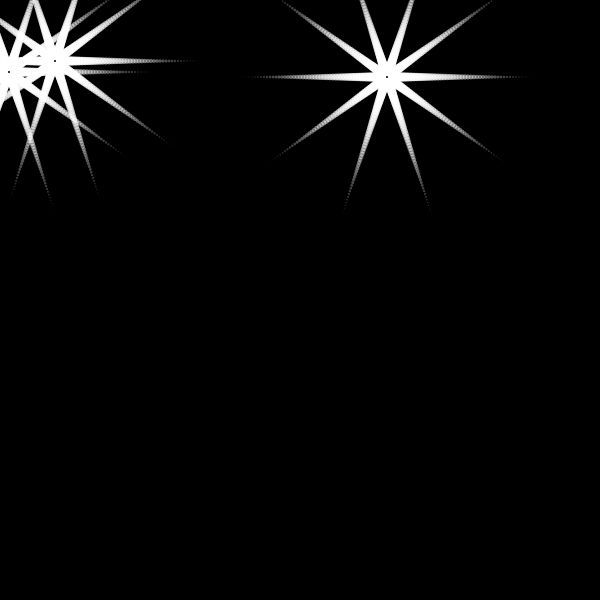
Frame 1 (no input)
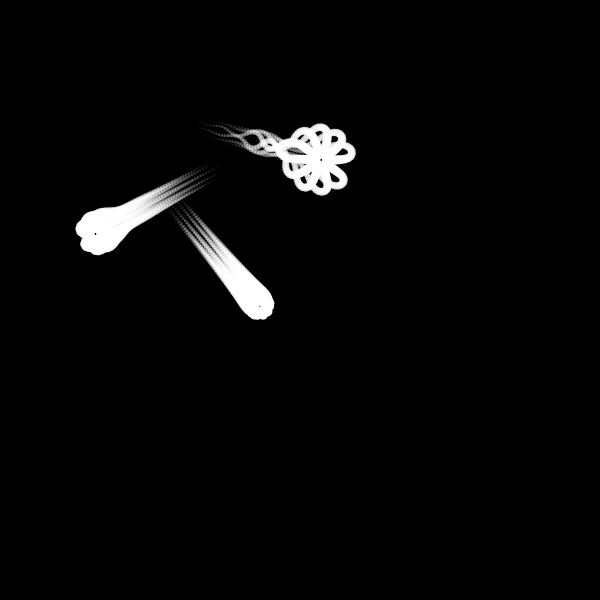
Frame 60 (the mouse pressed at the canvas centre just before this capture)
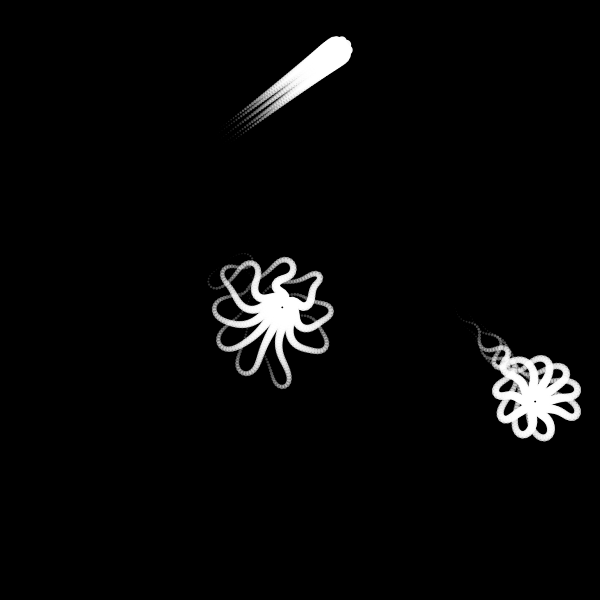
Frame 120 (the mouse held since frame 60 and released just before this capture)

The Processing sketch that drew these frames (run headless with seeded random() and noise(); from frame 60 on, the mouse is pressed at the canvas centre):

// Processing sketch: processing_170916
// ── processing_170916.pde

/*
    Medusa, Denis Hovart, 2011
    License CC BY 2.0
    http://creativecommons.org/licenses/by/2.0/
*/
 
Creature[] c;
 
void setup() {
  size(600, 600);
  c = new Creature[0];
  for(int a=0;a<3;a++){
  new Creature( new PVector(int(random(width)), int(random(height)) / 2), 12, 12, 10, 50, 10, 3 );
  }
}
  
void draw() {
  background(0);
  for(int a=0;a<c.length;a++){
  c[a].update();
// c[a].draw();
  }
}
 
  
// From Robert Penner's easing equations
static class Penner {
  // time, beginning position, change in position, and duration
  static float easeInOutExpo(float t, float b, float c, float d) {
    if (t==0) return b;
    if (t==d) return b+c;
    if ((t/=d/2) < 1) return c/2 * pow(2, 10 * (t - 1)) + b;
    return c/2 * (-pow(2, -10 * --t) + 2) + b;
  }
};
  
class TentaclePart {
  PVector position;
  float width;
  float height;
  color clr;
};
  
class Tentacle {
  
  PVector position;
  float orientation;
  float angularVelocity;
  int nbParts;
  float compactness;
  ArrayList<TentaclePart> parts;
  
  Tentacle(PVector pos, int nb, float w, float h, float o, float c) {
    position = pos;
    nbParts = nb;
    float headWidth = w;
    float headHeight = h;
    compactness = c;
    orientation = o;
    angularVelocity = 0;
    parts = new ArrayList<TentaclePart>();
    float coul = 255.0/nbParts;
    for (int i = 0; i < nbParts; i++) {
      TentaclePart part = new TentaclePart();
      part.width = (nbParts-i) * headWidth / (float)nbParts;
      part.height = (nbParts-i) * headHeight / (float)nbParts;
      part.position = position.get();
      part.position.x += compactness * i * cos( orientation );
      part.position.y += compactness * i * sin( orientation );
      part.clr = color(255, 255-coul*i);
      parts.add( part );
    }
  }
  
  void update() {
    PVector pos0 = parts.get(0).position;
    PVector pos1 = parts.get(1).position;
    pos0.set(position.get());
    pos1.x = pos0.x + ( compactness * cos( orientation ) );
    pos1.y = pos0.y + ( compactness * sin( orientation ) );
    for (int i = 2; i < nbParts; i++) {
      PVector currentPos = parts.get(i).position.get();
      PVector dist = PVector.sub( currentPos, parts.get(i-2).position.get() );
      float distmag = dist.mag();
      PVector pos = parts.get(i - 1).position.get();
      PVector move = PVector.mult(dist, compactness);
      move.div(distmag);
      pos.add(move);
      parts.get(i).position.set(pos);
    }
  }
  
  void draw() {
    for (int i = nbParts - 1; i >= 0; i--) {
      TentaclePart part = parts.get(i);
      noStroke();
     fill(part.clr);
      ellipse(part.position.x, part.position.y, part.width, part.height);
    }
  }
};
  
class Creature {
  
  PVector position;
  float radX, radY;
  float orientation;
  
  color headClr;
  
  ArrayList<Tentacle> tentacles;
  int nbTentacles;
  int tentaclesLength;
  
  int moveTime;
  int moveDuration;
  PVector dest;
  PVector lastPos;
  float moveDistance;
  boolean reachedDest;
  
  Creature(PVector pos, float rx, float ry, int nb, int l, float ts, float td) {
  
    position = pos;
    radX = rx;
    radY = ry;
    orientation = 0;
  
    nbTentacles = nb;
    tentaclesLength = l;
    tentacles = new ArrayList<Tentacle>();
  
    headClr = color(random(50,200), random(50,200), random(50,200));
  
    dest = new PVector(random(-1,1), random(-1,1));
    dest.mult(moveDistance);
    lastPos = position.get();
    moveDuration = int(random(50,90));
    moveDistance = random(300,400);
    reachedDest = true;
    moveTime = 0;
  
  
    for (int i = 0; i < nbTentacles; i++) {
      float tx = position.x + (cos(i * TWO_PI / nbTentacles) * radX/2);
      float ty = position.y + (sin(i * TWO_PI / nbTentacles) * radY/2);
      float tr = atan2(ty - position.y, tx - position.x);
      Tentacle tentacle = new Tentacle(new PVector(tx, ty), tentaclesLength, ts, ts, tr, td);
      tentacles.add(tentacle);
    }
    c = (Creature[]) append(c, this);
  }
  
  void update() {
    for (int i = 0; i < nbTentacles; i++) {
      Tentacle t = tentacles.get(i);
      t.position.x = position.x + (cos((i * TWO_PI / nbTentacles) + orientation) * radX/2);
      t.position.y = position.y + (sin((i * TWO_PI / nbTentacles) + orientation) * radY/2);
      t.orientation = atan2((t.position.y - position.y), (t.position.x - position.x));
      t.update();
    }
  
    if(reachedDest) {
      lastPos = position.get();
      dest = new PVector(random(-1,1), random(-1,1));
      dest.normalize();
      dest.mult(moveDistance);
  
      PVector nextPos = PVector.add(position, dest);
      if(nextPos.x > width)
        dest.x = -abs(dest.x);
      else if(nextPos.x < 0)
        dest.x = abs(dest.x);
      if(nextPos.y  > height)
        dest.y = -abs(dest.y);
      else if(nextPos.y < 0)
        dest.y = abs(dest.y);
      reachedDest = false;
      moveTime = 0;
    }
    else {
      position.x = Penner.easeInOutExpo(moveTime, lastPos.x, dest.x, moveDuration);
      position.y = Penner.easeInOutExpo(moveTime, lastPos.y, dest.y, moveDuration);
      moveTime++;
      if(moveTime >= moveDuration)
        reachedDest = true;
    }
    orientation += random(-3, 3) * radians(.1);
   
    fill(200/*headClr*/);
    for(int i = 0; i < nbTentacles; i++)
      tentacles.get(i).draw();
  
  }
};
